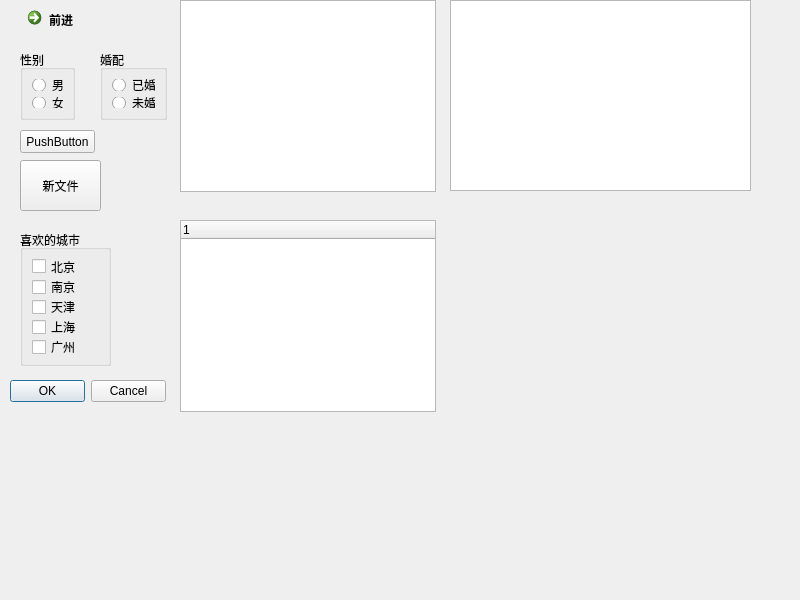
<?xml version="1.0" encoding="UTF-8"?>
<ui version="4.0">
 <class>Widget</class>
 <widget class="QWidget" name="Widget">
  <property name="geometry">
   <rect>
    <x>0</x>
    <y>0</y>
    <width>800</width>
    <height>600</height>
   </rect>
  </property>
  <property name="windowTitle">
   <string>Widget</string>
  </property>
  <widget class="QToolButton" name="toolButton">
   <property name="geometry">
    <rect>
     <x>20</x>
     <y>160</y>
     <width>81</width>
     <height>51</height>
    </rect>
   </property>
   <property name="text">
    <string>新文件</string>
   </property>
   <property name="icon">
    <iconset>
     <normaloff>Icon/New.jpg</normaloff>Icon/New.jpg</iconset>
   </property>
   <property name="iconSize">
    <size>
     <width>32</width>
     <height>32</height>
    </size>
   </property>
   <property name="toolButtonStyle">
    <enum>Qt::ToolButtonTextBesideIcon</enum>
   </property>
  </widget>
  <widget class="QPushButton" name="pushButton">
   <property name="geometry">
    <rect>
     <x>20</x>
     <y>130</y>
     <width>75</width>
     <height>23</height>
    </rect>
   </property>
   <property name="text">
    <string>PushButton</string>
   </property>
  </widget>
  <widget class="QGroupBox" name="groupBox">
   <property name="geometry">
    <rect>
     <x>20</x>
     <y>50</y>
     <width>55</width>
     <height>70</height>
    </rect>
   </property>
   <property name="title">
    <string>性别</string>
   </property>
   <layout class="QVBoxLayout" name="verticalLayout">
    <item>
     <widget class="QRadioButton" name="rBtnMan">
      <property name="text">
       <string>男</string>
      </property>
     </widget>
    </item>
    <item>
     <widget class="QRadioButton" name="rBtnWoman">
      <property name="text">
       <string>女</string>
      </property>
     </widget>
    </item>
   </layout>
  </widget>
  <widget class="QGroupBox" name="groupBox_2">
   <property name="geometry">
    <rect>
     <x>100</x>
     <y>50</y>
     <width>67</width>
     <height>70</height>
    </rect>
   </property>
   <property name="title">
    <string>婚配</string>
   </property>
   <layout class="QVBoxLayout" name="verticalLayout_2">
    <item>
     <widget class="QRadioButton" name="radioButton_3">
      <property name="text">
       <string>已婚</string>
      </property>
     </widget>
    </item>
    <item>
     <widget class="QRadioButton" name="radioButton_4">
      <property name="text">
       <string>未婚</string>
      </property>
     </widget>
    </item>
   </layout>
  </widget>
  <widget class="QGroupBox" name="groupBox_3">
   <property name="geometry">
    <rect>
     <x>20</x>
     <y>230</y>
     <width>91</width>
     <height>136</height>
    </rect>
   </property>
   <property name="title">
    <string>喜欢的城市</string>
   </property>
   <layout class="QVBoxLayout" name="verticalLayout_3">
    <item>
     <widget class="QCheckBox" name="cBBeijing">
      <property name="text">
       <string>北京</string>
      </property>
      <property name="tristate">
       <bool>true</bool>
      </property>
     </widget>
    </item>
    <item>
     <widget class="QCheckBox" name="checkBox_2">
      <property name="text">
       <string>南京</string>
      </property>
     </widget>
    </item>
    <item>
     <widget class="QCheckBox" name="checkBox_3">
      <property name="text">
       <string>天津</string>
      </property>
     </widget>
    </item>
    <item>
     <widget class="QCheckBox" name="checkBox_4">
      <property name="text">
       <string>上海</string>
      </property>
     </widget>
    </item>
    <item>
     <widget class="QCheckBox" name="checkBox_5">
      <property name="text">
       <string>广州</string>
      </property>
     </widget>
    </item>
   </layout>
  </widget>
  <widget class="QDialogButtonBox" name="buttonBox">
   <property name="geometry">
    <rect>
     <x>10</x>
     <y>380</y>
     <width>156</width>
     <height>23</height>
    </rect>
   </property>
   <property name="standardButtons">
    <set>QDialogButtonBox::Cancel|QDialogButtonBox::Ok</set>
   </property>
  </widget>
  <widget class="QCommandLinkButton" name="commandLinkButton">
   <property name="geometry">
    <rect>
     <x>20</x>
     <y>0</y>
     <width>172</width>
     <height>41</height>
    </rect>
   </property>
   <property name="text">
    <string>前进</string>
   </property>
  </widget>
  <widget class="QListWidget" name="listWidget">
   <property name="geometry">
    <rect>
     <x>180</x>
     <y>0</y>
     <width>256</width>
     <height>192</height>
    </rect>
   </property>
  </widget>
  <widget class="QTreeWidget" name="treeWidget">
   <property name="geometry">
    <rect>
     <x>180</x>
     <y>220</y>
     <width>256</width>
     <height>192</height>
    </rect>
   </property>
   <column>
    <property name="text">
     <string notr="true">1</string>
    </property>
   </column>
  </widget>
  <widget class="QTableWidget" name="tableWidget">
   <property name="geometry">
    <rect>
     <x>450</x>
     <y>0</y>
     <width>301</width>
     <height>191</height>
    </rect>
   </property>
  </widget>
 </widget>
 <resources/>
 <connections/>
</ui>
